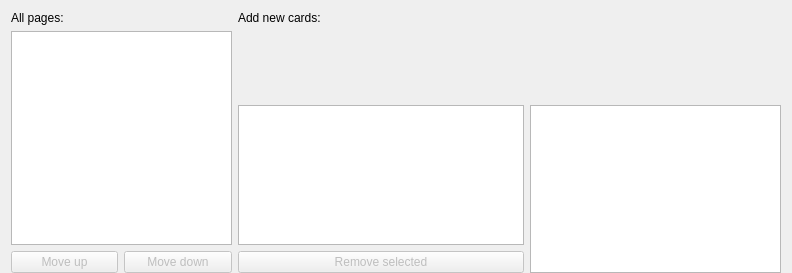
<?xml version="1.0" encoding="UTF-8"?>
<ui version="4.0">
 <class>GroupedCentralWidget</class>
 <widget class="QWidget" name="GroupedCentralWidget">
  <property name="geometry">
   <rect>
    <x>0</x>
    <y>0</y>
    <width>792</width>
    <height>273</height>
   </rect>
  </property>
  <layout class="QGridLayout" name="gridLayout">
   <property name="bottomMargin">
    <number>0</number>
   </property>
   <item row="0" column="2" colspan="2">
    <widget class="QLabel" name="add_card_widget_label">
     <property name="text">
      <string>Add new cards:</string>
     </property>
    </widget>
   </item>
   <item row="1" column="2" rowspan="2" colspan="2">
    <widget class="HorizontalAddCardWidget" name="add_card_widget" native="true">
     <property name="sizePolicy">
      <sizepolicy hsizetype="Expanding" vsizetype="Expanding">
       <horstretch>7</horstretch>
       <verstretch>6</verstretch>
      </sizepolicy>
     </property>
    </widget>
   </item>
   <item row="1" column="0" rowspan="7" colspan="2">
    <widget class="QListView" name="document_view">
     <property name="sizePolicy">
      <sizepolicy hsizetype="Expanding" vsizetype="Expanding">
       <horstretch>3</horstretch>
       <verstretch>0</verstretch>
      </sizepolicy>
     </property>
     <property name="dragDropMode">
      <enum>QAbstractItemView::DragDropMode::DragDrop</enum>
     </property>
     <property name="defaultDropAction">
      <enum>Qt::DropAction::MoveAction</enum>
     </property>
     <property name="alternatingRowColors">
      <bool>true</bool>
     </property>
     <property name="selectionMode">
      <enum>QAbstractItemView::SelectionMode::SingleSelection</enum>
     </property>
     <property name="selectionBehavior">
      <enum>QAbstractItemView::SelectionBehavior::SelectRows</enum>
     </property>
    </widget>
   </item>
   <item row="0" column="0" colspan="2">
    <widget class="QLabel" name="document_view_label">
     <property name="text">
      <string>All pages:</string>
     </property>
    </widget>
   </item>
   <item row="8" column="1">
    <widget class="QPushButton" name="page_move_down">
     <property name="enabled">
      <bool>false</bool>
     </property>
     <property name="text">
      <string>Move down</string>
     </property>
     <property name="icon">
      <iconset theme="arrow-down"/>
     </property>
    </widget>
   </item>
   <item row="8" column="0">
    <widget class="QPushButton" name="page_move_up">
     <property name="enabled">
      <bool>false</bool>
     </property>
     <property name="text">
      <string>Move up</string>
     </property>
     <property name="icon">
      <iconset theme="arrow-up"/>
     </property>
    </widget>
   </item>
   <item row="8" column="2">
    <widget class="QPushButton" name="delete_selected_images_button">
     <property name="enabled">
      <bool>false</bool>
     </property>
     <property name="text">
      <string>Remove selected</string>
     </property>
     <property name="icon">
      <iconset theme="edit-delete"/>
     </property>
    </widget>
   </item>
   <item row="5" column="3" rowspan="4">
    <widget class="PageRenderer" name="page_renderer">
     <property name="sizePolicy">
      <sizepolicy hsizetype="Expanding" vsizetype="Expanding">
       <horstretch>7</horstretch>
       <verstretch>10</verstretch>
      </sizepolicy>
     </property>
     <property name="acceptDrops">
      <bool>false</bool>
     </property>
     <property name="renderHints">
      <set>QPainter::RenderHint::Antialiasing</set>
     </property>
    </widget>
   </item>
   <item row="5" column="2" rowspan="3">
    <widget class="PageCardTableView" name="page_card_table_view">
     <property name="sizePolicy">
      <sizepolicy hsizetype="Expanding" vsizetype="Expanding">
       <horstretch>8</horstretch>
       <verstretch>10</verstretch>
      </sizepolicy>
     </property>
     <property name="contextMenuPolicy">
      <enum>Qt::ContextMenuPolicy::CustomContextMenu</enum>
     </property>
     <property name="lineWidth">
      <number>0</number>
     </property>
     <property name="dragDropMode">
      <enum>QAbstractItemView::DragDropMode::DragDrop</enum>
     </property>
     <property name="defaultDropAction">
      <enum>Qt::DropAction::MoveAction</enum>
     </property>
     <property name="alternatingRowColors">
      <bool>true</bool>
     </property>
     <property name="selectionBehavior">
      <enum>QAbstractItemView::SelectionBehavior::SelectRows</enum>
     </property>
     <attribute name="verticalHeaderVisible">
      <bool>false</bool>
     </attribute>
    </widget>
   </item>
  </layout>
 </widget>
 <customwidgets>
  <customwidget>
   <class>PageRenderer</class>
   <extends>QGraphicsView</extends>
   <header>mtg_proxy_printer.ui.page_renderer</header>
   <slots>
    <slot>on_resize_event_triggered()</slot>
   </slots>
  </customwidget>
  <customwidget>
   <class>PageCardTableView</class>
   <extends>QTableView</extends>
   <header>mtg_proxy_printer.ui.page_card_table_view</header>
  </customwidget>
  <customwidget>
   <class>HorizontalAddCardWidget</class>
   <extends>QWidget</extends>
   <header>mtg_proxy_printer.ui.add_card</header>
   <container>1</container>
  </customwidget>
 </customwidgets>
 <resources/>
 <connections/>
</ui>
